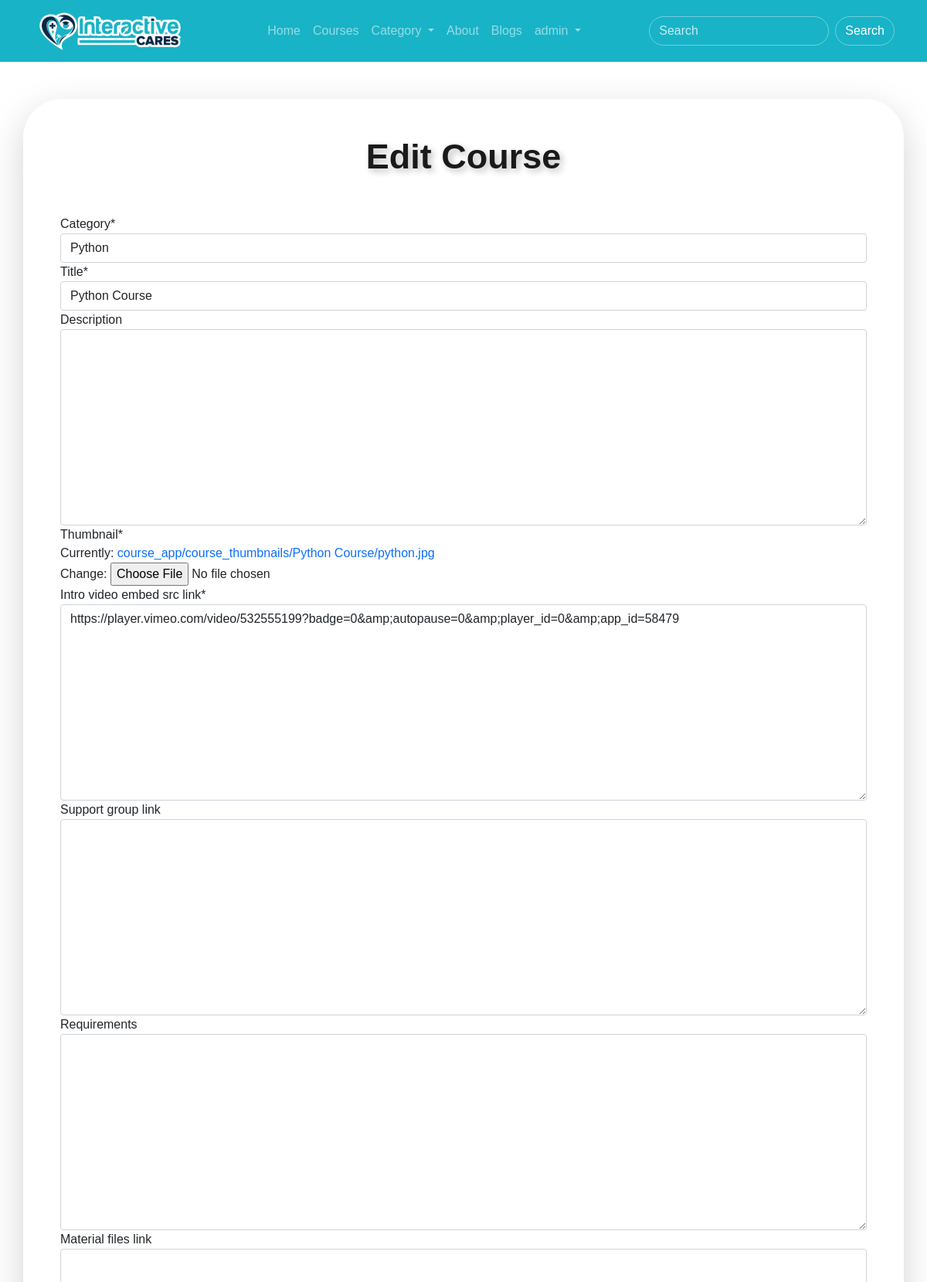
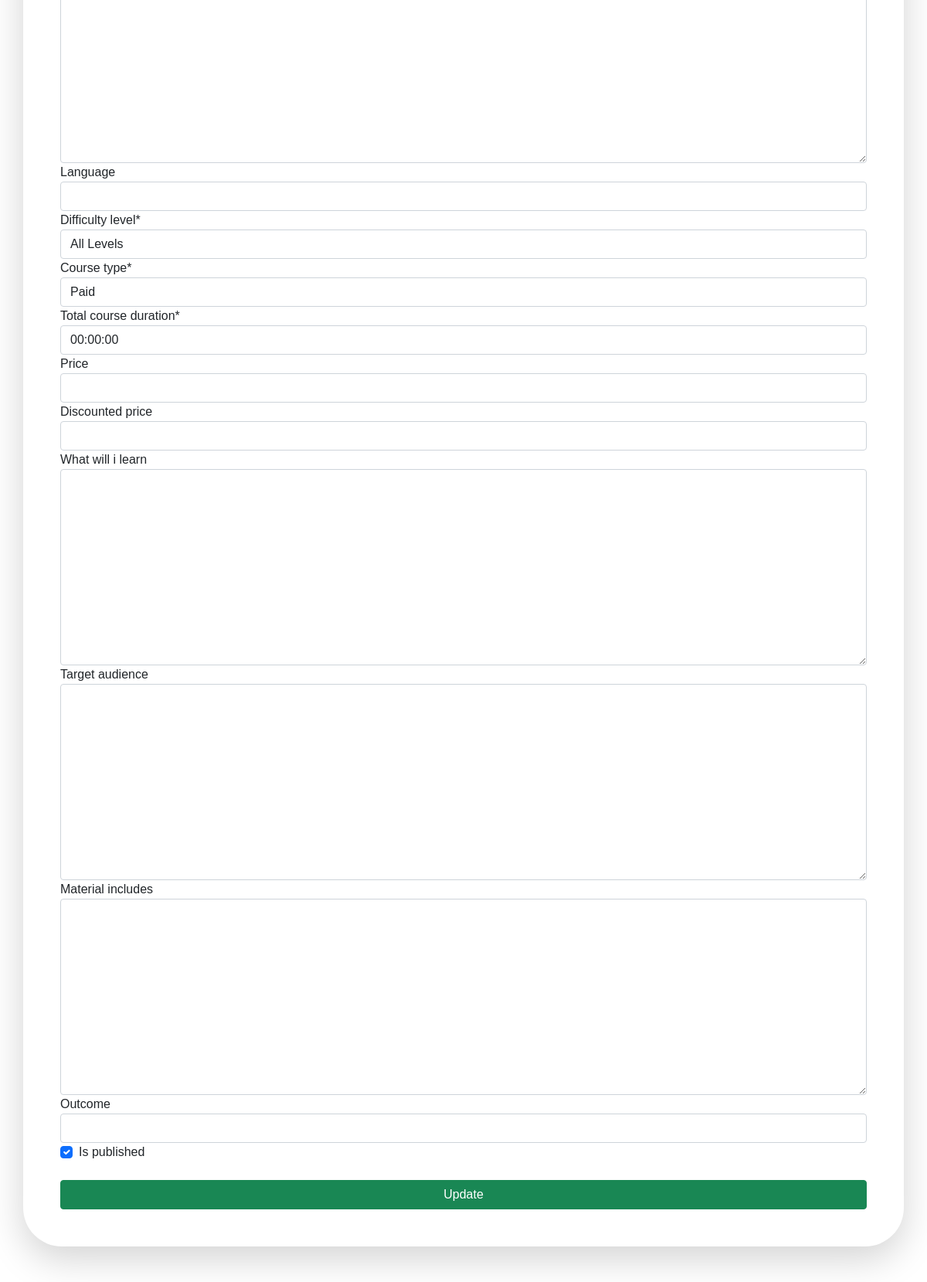
Page /edit_course/1/ (signed in, upper part) on the committed database (2 pictures, top to bottom).
### auth_app/models.py (models this page shows, shortened)
class User(AbstractBaseUser, PermissionsMixin):
    email = models.EmailField(max_length=255, unique=True)
    username = models.CharField(max_length=255, unique=True)
    full_name = models.CharField(max_length=255, blank=True, null=True)
    phone_number = models.CharField(max_length=255, blank=True, null=True)
    bio = models.TextField(blank=True, null=True)
    profile_picture = models.ImageField(upload_to=profile_pic_upload, blank=True, null=True)
    registration_date = models.DateTimeField(auto_now_add=True)
    is_active = models.BooleanField(default=True)
    is_staff = models.BooleanField(default=False)
    objects = UserManager()
    USERNAME_FIELD = "email"
    REQUIRED_FIELDS = ["username", "full_name", "phone_number", "bio", "profile_picture"]

### course_app/models.py (models this page shows, shortened)
class Course(models.Model):
    instructor = models.ForeignKey(Instructor, on_delete=models.CASCADE)
    category = models.ForeignKey(Category, on_delete=models.CASCADE)
    title = models.CharField(max_length=255)
    description = models.TextField(blank=True, null=True)
    thumbnail = models.ImageField(upload_to=thumbnail_upload)
    intro_video_embed_src_link = models.TextField()
    support_group_link = models.TextField(blank=True, null=True)
    requirements = models.TextField(blank=True, null=True)
    material_files_link = models.TextField(blank=True, null=True)
    language = models.CharField(max_length=255, blank=True, null=True)
    difficulty_level_choices = (
        ('All Levels', 'All Levels'),
        ('Beginner', 'Beginner'),
        ('Intermediate', 'Intermediate'),
        ('Expert', 'Expert'),
    )
    difficulty_level = models.CharField(max_length=255, choices=difficulty_level_choices, default="All Levels")
    course_type_choices = (
        ('Paid', 'Paid'),
        ('Free', 'Free'),
    )
    course_type = models.CharField(max_length=255, choices=course_type_choices, default="Paid")
    total_course_duration = models.CharField(max_length=255, default="00:00:00")
    price = models.FloatField(blank=True, null=True)
    discounted_price = models.FloatField(blank=True, null=True)
    what_will_i_learn = models.TextField(blank=True, null=True)
    target_audience = models.TextField(blank=True, null=True)
    material_includes = models.TextField(blank=True, null=True)
    outcome = models.CharField(max_length=255, blank=True, null=True)
    is_published = models.BooleanField(default=True)
    published_date = models.DateTimeField(auto_now_add=True)
    updated_date = models.DateTimeField(auto_now=True)

class Category(models.Model):
    title = models.CharField(max_length=255)
    class Meta:
        verbose_name_plural = 'Category'
    def __str__(self):
        return self.title

### course_app/views.py (the view, shortened to what this page needs)
# urls.py: path("edit_course/<pk>/", views.edit_course, name="edit_course"),
@login_required
def edit_course(request, pk):
    current_course = models.Course.objects.get(pk=pk)
    form = forms.CreateCourseForm(instance=current_course)
    diction = {
        "title": "Edit Course - Interactive Cares",
        "form": form,
    }
    return render(request, "course_app/edit_course.html", context=diction)

### course_app/forms.py
class CreateCourseForm(forms.ModelForm):
    class Meta:
        model = models.Course
        exclude = ("instructor",)

### templates/course_app/edit_course.html (shortened to what this page needs)
{% extends 'base/base.html' %}
{% load crispy_forms_tags %}
{% block body_block %}
<section class="container my-5 shadow-lg p-5 form">
    <form method="POST" enctype="multipart/form-data">
        <h2 class="h-text text-center mb-5">Edit Course</h2>
        {{ form|crispy }}
        <div class="d-grid gap-2 mt-4">
            <button class="btn btn-success" type="submit">Update</button>
        </div>
    </form>
</section>
{% endblock %}

### templates/base/base.html (shortened to what this page needs)
<!DOCTYPE html>
{% load static %}
<html lang="en">
<head>
    <link href="https://cdn.jsdelivr.net/npm/bootstrap@5.0.0-beta3/dist/css/bootstrap.min.css" rel="stylesheet">
    <link rel="stylesheet" href="{% static 'base/css/base.css' %}">
    <link rel="stylesheet" href="{% static 'course_app/css/home.css' %}">
</head>
<body>
    <header>
        <section class="container">
          <nav class="navbar navbar-expand-lg navbar-dark">
            <a class="navbar-brand" href="{% url 'course_app:home' %}"><img class="navbar-logo" src="{% static 'base/img/IC-logo-Telda.png' %}" alt="IC Logo"></a>
            <div class="collapse navbar-collapse" id="navbarSupportedContent">
              <ul class="navbar-nav mx-auto">
                <li class="nav-item">
                    <a class="nav-link" href="{%url 'course_app:home' %}">Home</a>
                </li>
                <li class="nav-item">
                  <a class="nav-link" href="{%url 'course_app:courses' %}">Courses</a>
                </li>
                <li class="nav-item dropdown">
                    <a class="nav-link dropdown-toggle" href="#" id="navbarDropdown" role="button" data-bs-toggle="dropdown" aria-expanded="false">
                      Category
                    </a>
                </li>
                <li class="nav-item">
                    <a class="nav-link" href="/#about">About</a>
                </li>
                <li class="nav-item">
                    <a class="nav-link" href="#">Blogs</a>
                </li>
                {% if user.is_authenticated %}
                <li class="nav-item dropdown">
                  <a class="nav-link dropdown-toggle" href="#" id="navbarDropdown" role="button"
                      data-bs-toggle="dropdown" aria-expanded="false">
                      {{ user.username }}
                  </a>
                {% endif %}
              </ul>
              <form class="d-flex">
                <input class="form-control me-2 search-input" type="search" placeholder="Search" aria-label="Search">
                <button class="btn btn-outline-primary rounded-pill search-submit" type="submit">Search</button>
              </form>
            </div>
          </nav>
        </section>
    </header>
    <main>
      {% block body_block %}
      {% endblock %}
    </main>
  </body>
</html>

### static/base/css/base.css (style rules this page uses)
a { text-decoration: none; }
body { font-family:Verdana, Geneva, Tahoma, sans-serif; }
header { background-color: #18B3C7; }
.navbar { background-color: #18B3C7 !important; }
.navbar-logo { width: 200px; }
.search-input { background: transparent; color: #C5ECF1; border: 1px solid rgba(197, 236, 241, 0.5); border-radius: 50px; }
.search-input::placeholder { color: #C5ECF1; }
.search-submit { color: white; border: 1px solid rgba(197, 236, 241, 0.5); }
ul { margin: 0px; padding: 0px; }

### static/course_app/css/home.css (style rules this page uses)
.h-text { font-size: 45px; font-weight: 600; color: rgb(26, 26, 26); text-shadow: 4px 4px 8px silver; }
.form { width: 65%px; border-radius: 50px; }

### rows in the picture
Course: category "Python", intro_video_embed_src_link "https://player.vimeo.com/video/532555199?badge=0&amp;autopause=0&amp;player_id=0&amp;app_id=58479", difficulty_level "All Levels", course_type "Paid", total_course_duration "00:00:00", is_published "☑"
Category: title "Python Course"

### other values in the picture
{{ user.username }} "admin"
